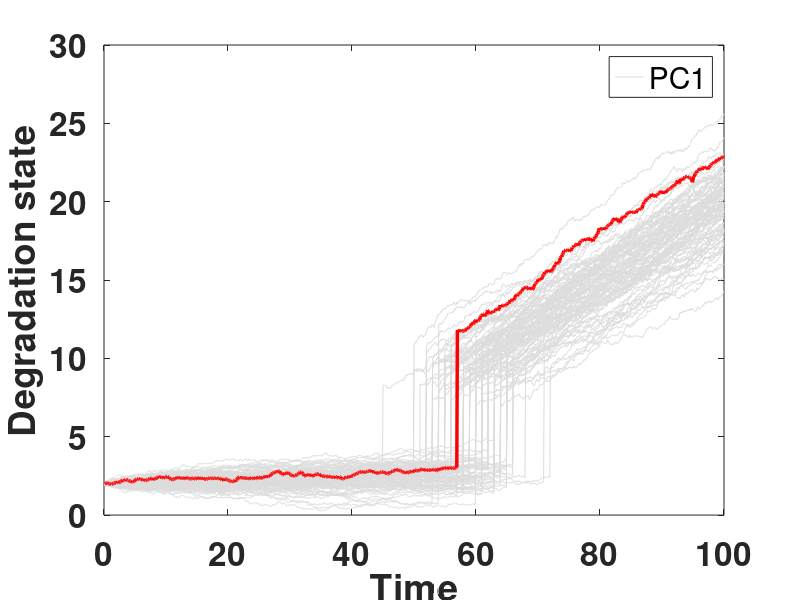
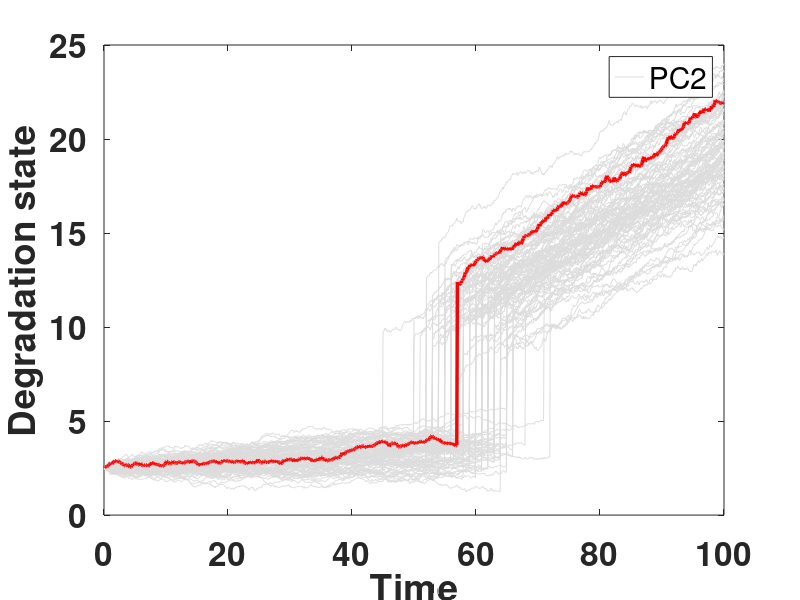

MATLAB code for these plots, in order:
load('X1.mat');
load('X2.mat');
T=100;
for j=1:100   
    figure(1)
    P1=plot(0.1:0.1:T,X1(j,:),'Color',[220 220 220]/255);
    hold on
end
plot(0.1:0.1:T,X1(40,:),"Color",'r','LineWidth',2.5); 
hold on
xlabel('Time');
ylabel('Degradation state')
legend(P1,'PC1');
set(gca,'FontSize',24,'FontWeight','bold' );
axis on

for j=1:100   
    figure(2)
    P2=plot(0.1:0.1:T,X2(j,:),'Color',[220 220 220]/255);
    hold on
end
plot(0.1:0.1:T,X2(40,:),"Color",'r','LineWidth',2.5); 
hold on
xlabel('Time');
ylabel('Degradation state')
legend(P2,'PC2');
set(gca,'FontSize',24,'FontWeight','bold' );
axis on

